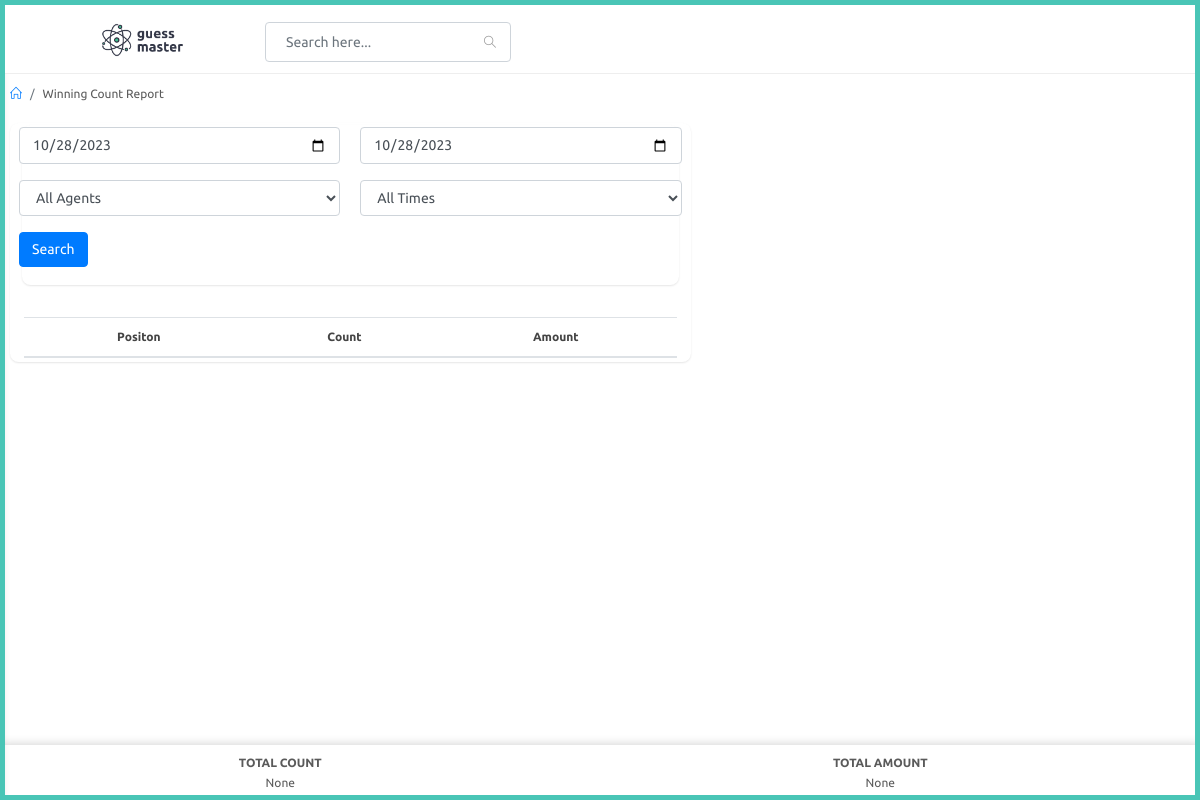
The page /adminapp/winningcount-report on the database as committed earlier.
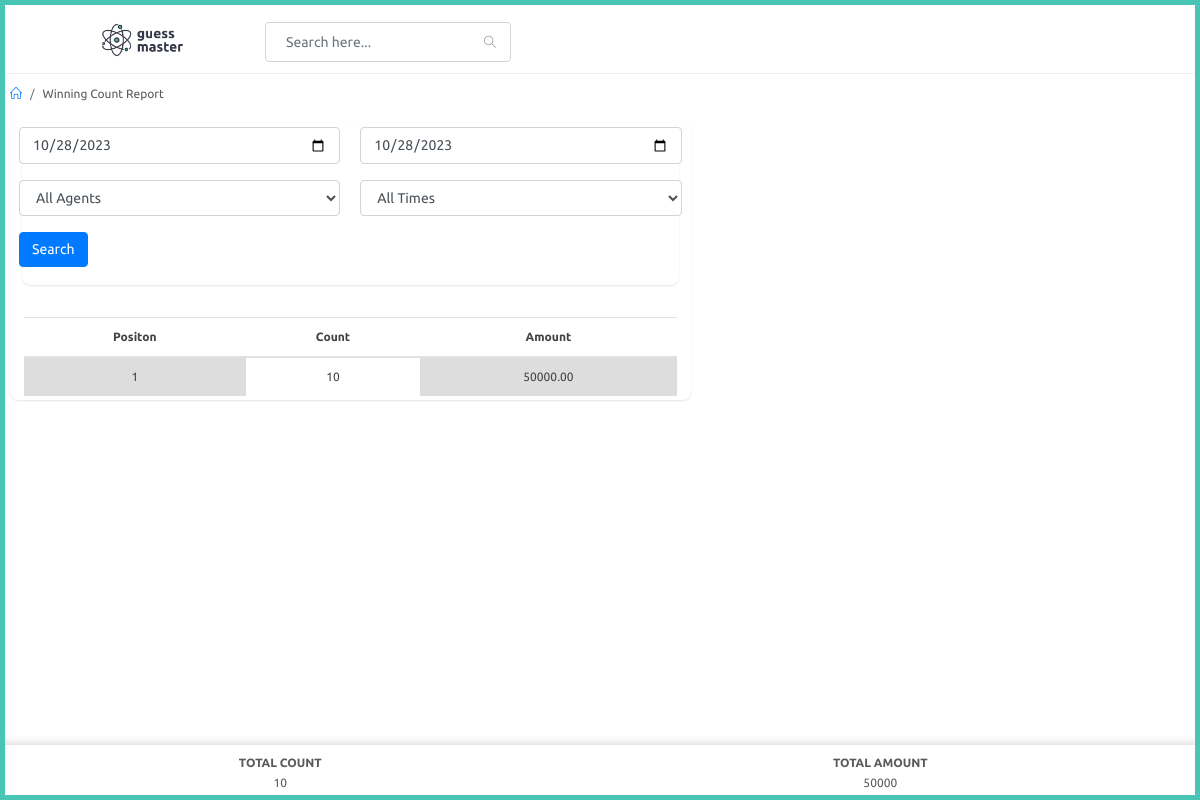
The same page on the database as committed later.
### adminapp/models.py (models this page shows, shortened)
class Winning(models.Model):
    date = models.DateField()
    time = models.ForeignKey(PlayTime,on_delete=models.CASCADE,null=True)
    agent = models.ForeignKey(Agent,on_delete=models.CASCADE,null=True)
    dealer = models.ForeignKey(Dealer,on_delete=models.CASCADE,null=True)
    bill = models.CharField(max_length=100)
    number = models.CharField(max_length=3)
    LSK = models.CharField(max_length=100)
    count = models.IntegerField()
    position = models.CharField(max_length=10)
    prize = models.DecimalField(max_digits=10, decimal_places=2)
    commission = models.DecimalField(max_digits=10, decimal_places=2)
    total = models.DecimalField(max_digits=10, decimal_places=2)

### adminapp/views.py (the view, shortened to what this page needs)
# urls.py: path('winningcount-report',views.winningcount_report,name="winningcount_report"),
def winningcount_report(request):
    times = PlayTime.objects.filter().all()
    agents = Agent.objects.filter().all()
    ist = pytz.timezone('Asia/Kolkata')
    current_date = timezone.now().astimezone(ist).date()
    current_time = timezone.now().astimezone(ist).time()
    winnings = Winning.objects.filter(date=current_date).all()
    totals = Winning.objects.filter(date=current_date).aggregate(total_count=Sum('count'),total_prize=Sum('prize'))
    context = {
        'times' : times,
        'agents' : agents,
        'winnings' : winnings,
        'totals' : totals,
        'selected_agent' : 'all',
        'selected_time' : 'all'
    }
    return render(request,'adminapp/winningcount_report.html',context)

### templates/adminapp/winningcount_report.html (shortened to what the changed rows need)
{% extends 'adminapp/partials/base.html' %}
{% load static %}
{% block content %}
<div id="main-content">
    <div class="container-fluid">
        <div class="row clearfix" style="padding-bottom: 50px;">
            <form method="POST">
            <div class="col-lg-12 col-md-12 col-sm-12">
                <div class="card">
                    <div class="body">
                        <div class="col-lg-12">
                                <div class="body">
                                    <div class="table-responsive">
                                        <table class="table m-b-0">
                                            <thead>
                                                <tr>
                                                     <th class="th">Positon</th>
                                                     <th class="th">Count</th>
                                                     <th class="th">Amount</th>
                                                </tr>
                                            </thead>
                                            <tbody class="not-summary">
                                                {% for winning in winnings %}
                                                <tr>
                                                    <td class="td2">{{winning.position}}</td>
                                                    <td class="td3">{{winning.count}}</td>
                                                    <td class="td2">{{winning.prize}}</td>
                                                </tr>
                                                {% endfor %}
                                            </tbody>
                                        </table>
                                    </div>
                                </div>
                            </div>
                        </div>
                    </div>
                    </div>
                </div>
            </div>
        </div>
    </div>
<nav class="navbar-bottom">
    <table>
        <thead>
            <tr>
                 <th class="th1">TOTAL COUNT</th>
                 <th class="th1">TOTAL AMOUNT</th>
            </tr>
        </thead>
        <tbody>
            <tr>
                <td class="td1">{{totals.total_count}}</td>
                <td class="td1">{{totals.total_prize}}</td>
            </tr>
        </tbody>
    </table>
</nav>
{% endblock %}

Rows that differ between the two databases and show on the page:
added Winning: position "1", count "10", prize "50000.00"
Other text that changed with them:
{{ totals.total_count }}: "None" → "10"
{{ totals.total_prize }}: "None" → "50000"
